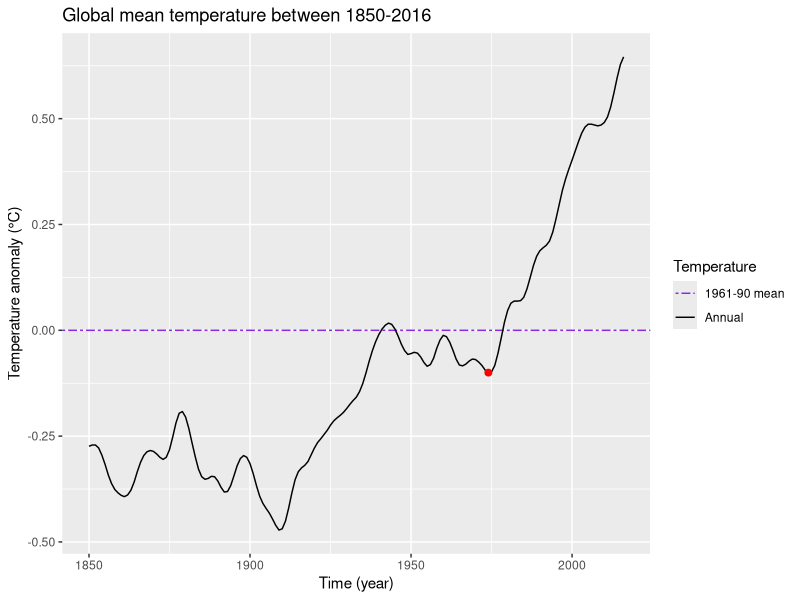

This figure's R source:
# Code to study the global average temperature (from HadCRUT4)
# Author: Alfredo Hernández <aldomann.designs@gmail.com>

library(tidyverse)
library(lubridate) # Use dates

# Read and clean raw data ----------------------------------

# Read the raw data
temps.data <- read.table("data/HadCRUT.4.5.0.0.annual_ns_avg_smooth.txt")

# Clean the raw data
temps.data <- temps.data %>%
	dplyr::select(V1, V2) %>%
	rename(year = V1, temp = V2) %>%
	mutate(year = ymd(paste(year, "01", "01", sep = "-")))
				 # temp.class = ifelse(year(year) >= 1975, "high", "low"))

# Data visualisation ---------------------------------------

# Find local absolute minimum
filter(temps.data, temp == min((temps.data %>% filter(year(year) %in% 1966:2016))$temp))

# Plot global mean temperature anomalies
plot_global_temperature <- function(data.df){
	years.str <- paste0(year(data.df$year[1]), "-", year(data.df$year[length(data.df$year)]))

	ggplot(data.df) +
		aes(x = year, y = temp) +
		geom_hline(aes(yintercept = 0, linetype = "1961-90 mean"), colour = "blueviolet") +
		geom_line(aes(linetype = "Annual"), colour = "black") +
		geom_point(data=temps.data[125, ], aes(x = year, y = temp), colour="red", size=2) +
		scale_linetype_manual(values = c("twodash", "solid")) +
		labs(title = paste0("Global mean temperature between ", years.str),
				 x = "Time (year)", y = "Temperature anomaly (°C)", linetype = "Temperature") +
		guides(linetype = guide_legend(override.aes = list(colour = c("blueviolet", "black"))))
}

plot_global_temperature(temps.data) #+ theme_bw() + theme(legend.position = c(0.13, 0.82)) + theme(text = element_text(family = "LM Roman 10")) + ggsave(filename = "global-temps.pdf", width = 6.3, height = 3.5, dpi = 96, device = cairo_pdf)
